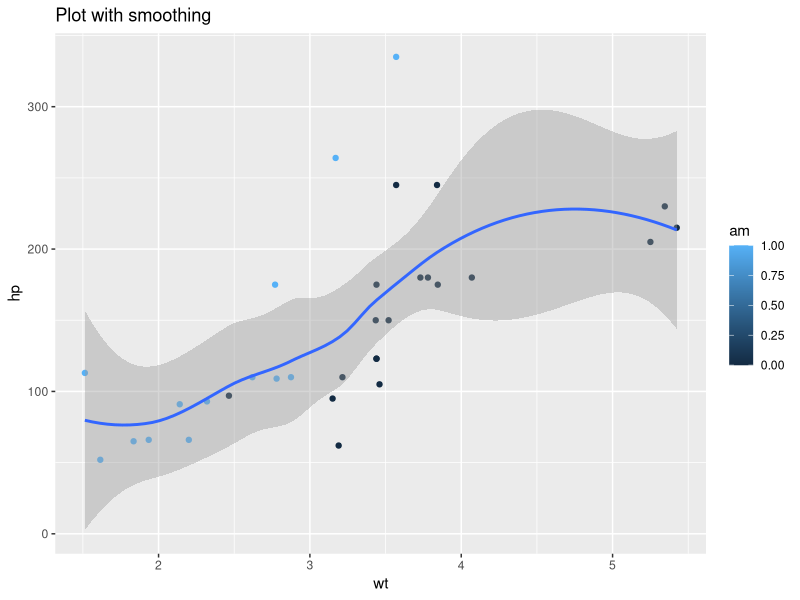
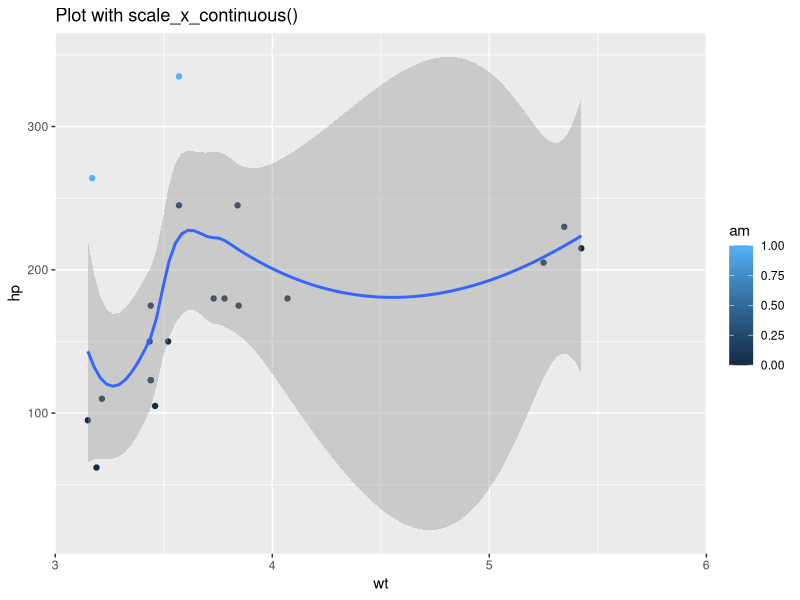
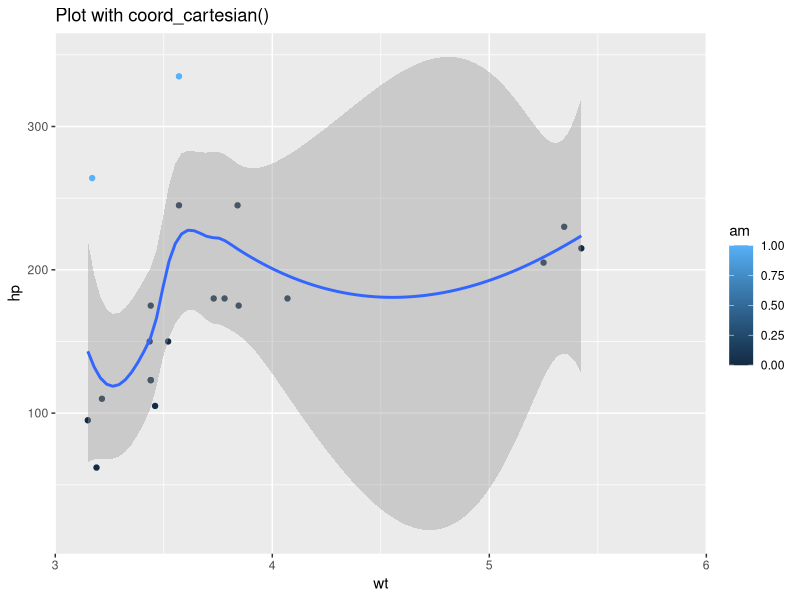
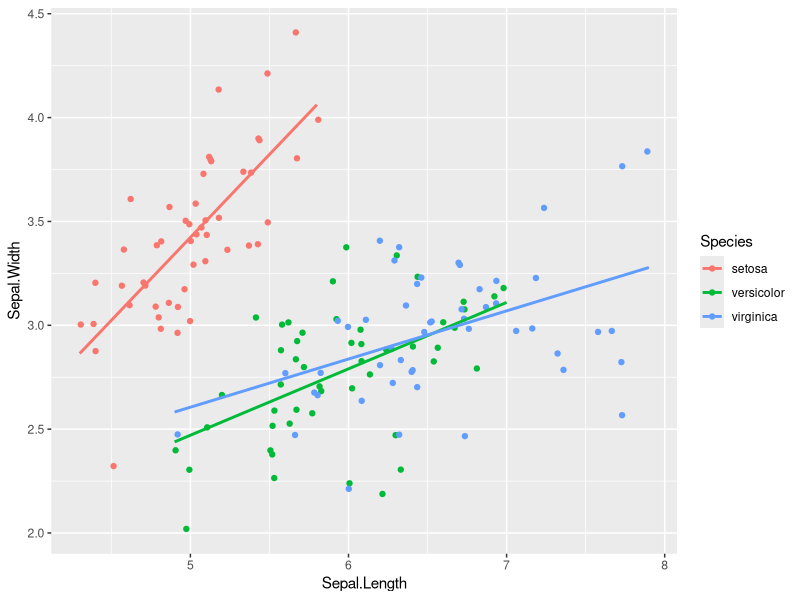
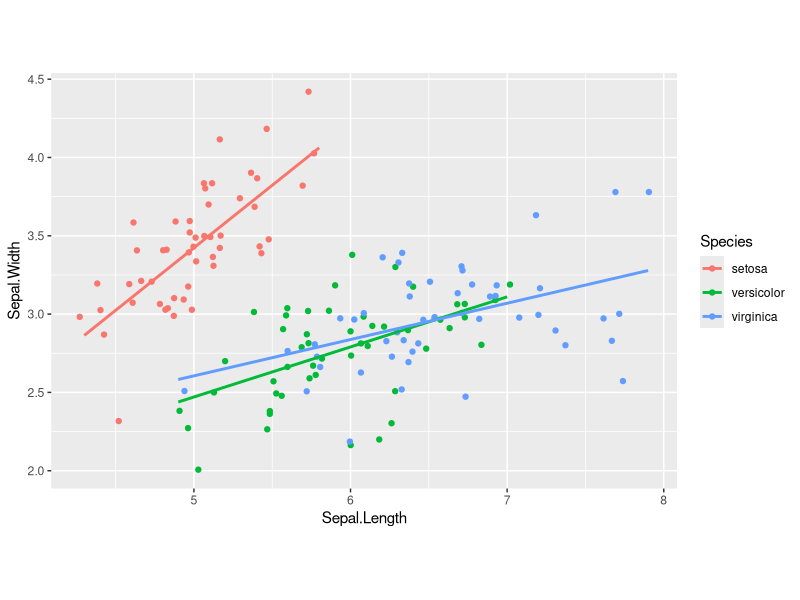
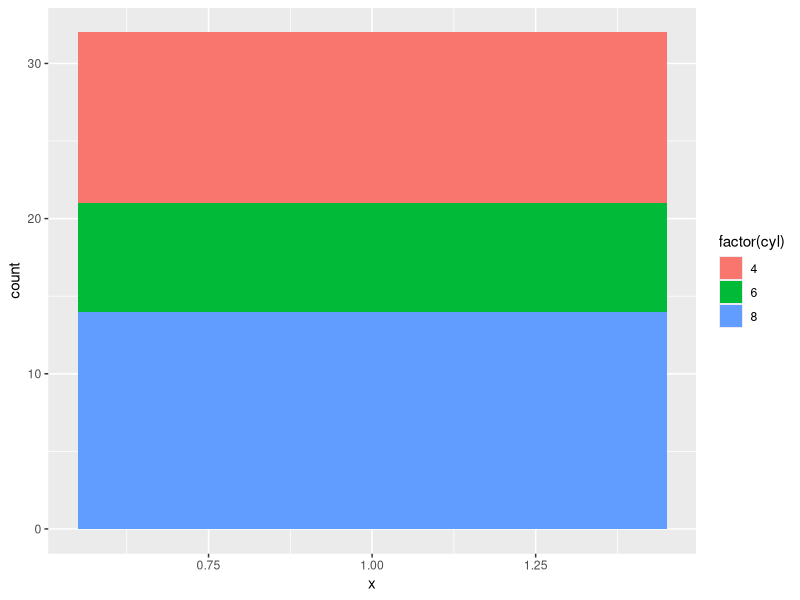
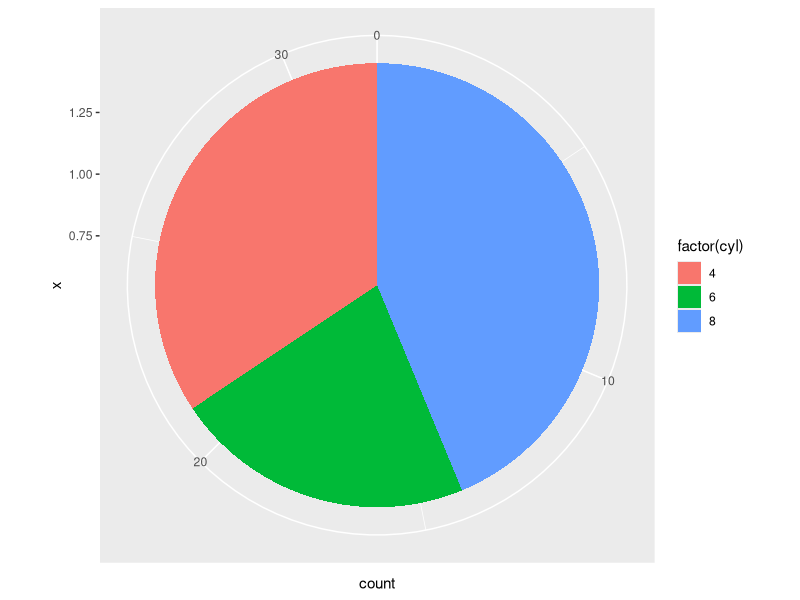
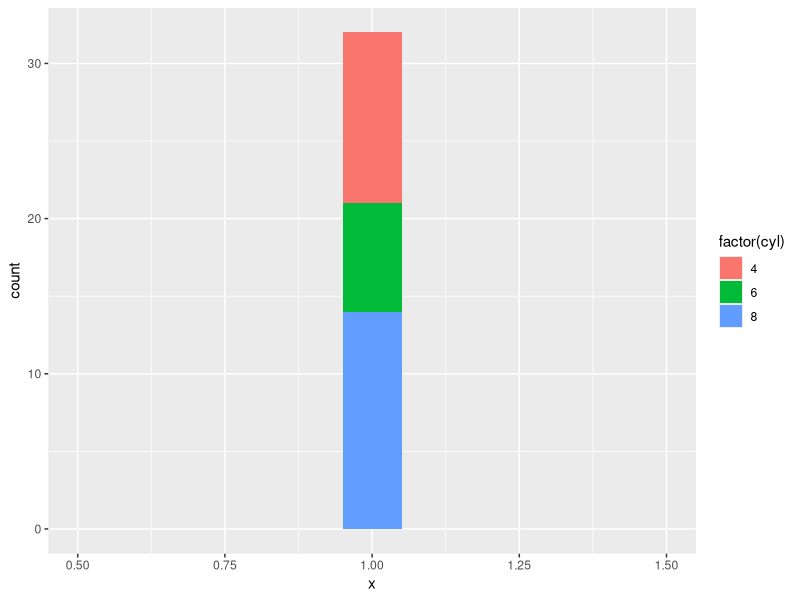

Source code (R) for these figures, in order:
## ---- chunk 1
knitr::opts_chunk$set(error = TRUE, collapse = TRUE, comment = "#>")
## ---- chunk 2
library(readr)
library(dplyr)
library(ggplot2)
library(tidyr)
library(skimr)
library(knitr)
library(kableExtra)
library(RColorBrewer)
## ---- chunk 3
# Basic ggplot() command, coded for you
p1 <- ggplot(mtcars, aes(x = wt, y = hp, col = am)) + 
  geom_point() + 
  geom_smooth() +
  ggtitle("Plot with smoothing")
p1
# Add scale_x_continuous()
p2 <- p1 + scale_x_continuous(limits = c(3, 6), expand = c(0, 0)) +
  ggtitle("Plot with scale_x_continuous()")
p2
# Add coord_cartesian(): the proper way to zoom in
p3 <- p2 + coord_cartesian(xlim = c(3, 6)) +
  ggtitle("Plot with coord_cartesian()")
p3

## ---- chunk 4
# multiplot(p1, p2, p3, cols = 2)
## ---- chunk 5
# Complete basic scatter plot function
base.plot <- ggplot(iris, aes(x = Sepal.Length, y = Sepal.Width, col = Species)) +
               geom_jitter() +
               geom_smooth(method = "lm", se = FALSE)

# Plot base.plot: default aspect ratio
base.plot

# Fix aspect ratio (1:1) of base.plot
base.plot2 <- base.plot + coord_equal()
base.plot2
## ---- chunk 6
# Create a stacked bar plot: wide.bar
wide.bar <- ggplot(mtcars, aes(x = 1, fill = factor(cyl))) +
              geom_bar()
wide.bar

# Convert wide.bar to pie chart
w2 <- wide.bar +
  coord_polar(theta = "y")
w2

# Create stacked bar plot: thin.bar
thin.bar <- ggplot(mtcars, aes(x = 1, fill = factor(cyl))) +
              geom_bar(width =  0.1) +
              scale_x_continuous(limits = c(0.5,1.5))
thin.bar

# Convert thin.bar to "ring" type pie chart
t2 <- thin.bar + 
  coord_polar(theta = "y")
t2

# multiplot(wide.bar, w2, thin.bar, t2, cols = 2)
## ---- chunk 7
# Basic scatter plot
p <- ggplot(mtcars, aes(x = wt, y = mpg)) +
  geom_point()

# 1 - Separate rows according to transmission type, am
p + 
  facet_grid(am ~ .)

# 2 - Separate columns according to cylinders, cyl
p +
  facet_grid(. ~ cyl)

# 3 - Separate by both columns and rows 
p +
  facet_grid(am ~ cyl)
## ---- chunk 8
# Code to create the cyl_am col and myCol vector
mtcars$cyl_am <- paste(mtcars$cyl, mtcars$am, sep = "_")
myCol <- rbind(brewer.pal(9, "Blues")[c(3,6,8)],
               brewer.pal(9, "Reds")[c(3,6,8)])

# Map cyl_am onto col
ggplot(mtcars, aes(x = wt, y = mpg, col = cyl_am)) +
  geom_point() +
  # Add a manual colour scale
  scale_color_manual(values = myCol)

# Grid facet on gear vs. vs
ggplot(mtcars, aes(x = wt, y = mpg, col = cyl_am)) +
  geom_point() +
  # Add a manual colour scale
  scale_color_manual(values = myCol) +
  facet_grid(gear ~ vs)

# Also map disp to size
ggplot(mtcars, aes(x = wt, y = mpg, col = cyl_am, size = disp)) +
  geom_point() +
  # Add a manual colour scale
  scale_color_manual(values = myCol) +
  facet_grid(gear ~ vs)
